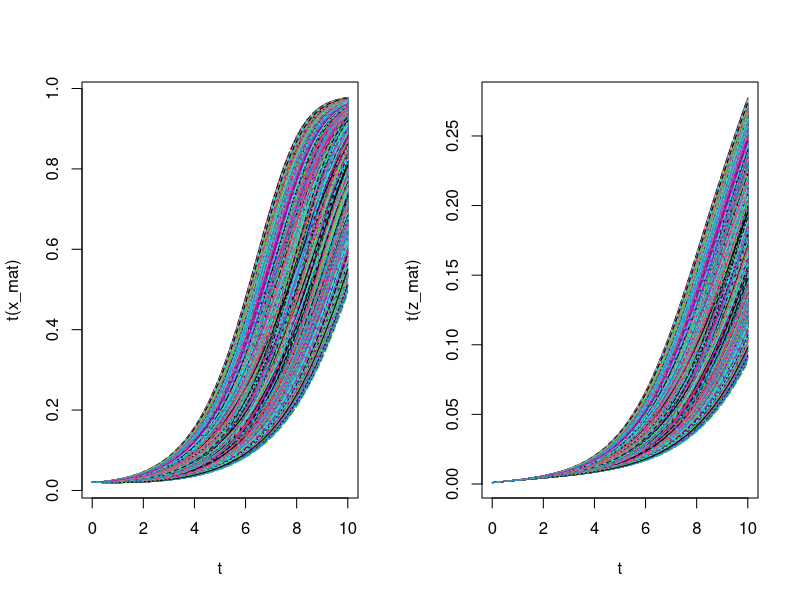

The R source for this figure:
# Ross-Macdonald Differential Equations
dx_dt <- function(x, z, m, a, b, r) {
  m * a * b * z * (1 - x) - r * x
}

dz_dt <- function(x, z, a, c, g) {
  a * c * x * (1 - z) - g * z
}

# dt = 1 day

m <- 100
a <- 0.1
b <- 0.9
infection_duration <- 21
r <- 1/infection_duration
c <- 0.9
mosquito_lifespan <- 21
g <- 1 / mosquito_lifespan


x_init <- 0.02
z_init <- 0.001


# change in fraction of people infected per unit time (one day) from initial
# conditions
dx_dt(x = x_init, z = z_init, m = m, a = a, b = b, r = r)

# change in fraction of mosquitoes infected per unit time (one day) from initial
# conditions
dz_dt(x = x_init, z = z_init, a = a, c = c, g = g)

# fraction of people infected 1 day in the future
x_next_day <- x_init + dx_dt(x = x_init, z = z_init, m = m, a = a, b = b, r = r)

# fraction of mosquitoes infected 1 day in the future
z_next_day <- z_init + dz_dt(x = x_init, z = z_init, a = a, c = c, g = g)


# fraction of people infected 2 days in the future
x_in_two_days <- x_init + 2 * dx_dt(x = x_init, z = z_init, m = m, a = a, b = b, r = r)

# fraction of people infected 0.1 days in the future
x_in_0.1_days <- x_init + 0.1 * dx_dt(x = x_init, z = z_init, m = m, a = a, b = b, r = r)


# Multisite extension
s <- 10000 # number of sites - which can be changed as needed


t_max <- 10
dt <- 0.1
t <- seq(0, t_max, by = dt)
n_t <- length(t)
# m <- 8 + (100 - 8)*(t/t_max) # in general this has to be close to a sine graph (this illustrative ie a linear ramp)

# Initial conditions per site
x0 <- rep(x_init, s) # E.G. , c(0.02, 0.015, 0.03)
z0 <- rep(z_init, s)

# Site specific, time varying m(t) ILLUSTRATIVE LINEAR RAMP
set.seed(20250916)
m0 <- runif(s, 0, 50) # start value per site
mT <- runif(s, 50, 100) # end value per site
# m_mat: S x n_t (ROWS = SITES, COL = TIME)
m_mat <- sapply(t, function(tt) m0 + (mT - m0)*(tt/t_max))

# state matrices (rows = sites, cols = time)
x_mat <- matrix(NA_real_, nrow = s, ncol = n_t)
z_mat <- matrix(NA_real_, nrow = s, ncol = n_t)
x_mat[, 1] <- x0
z_mat[, 1] <- z0

# Single time loop, vector operations accross sites
for (j in 2:n_t) {
  x_prev <- x_mat[, j-1]
  z_prev <- z_mat[, j-1]
  m_now <- m_mat[, j-1]

  # a, b, r, c, g are shared across sites - making them length s vectors if needed
  dx <- dx_dt(x = x_prev, z = z_prev, m = m_now, a = a, b = b, r = r)
  dz <- dz_dt(x = x_prev, z = z_prev,            a = a, c = c, g = g)

  x_mat[, j] <- x_prev + dx * dt
  z_mat[ ,j] <- z_prev + dz * dt
}

# plotting one line per sire
par(mfrow = c(1, 2))
matplot(t, t(x_mat), type = "l")
matplot(t, t(z_mat), type = "l")
